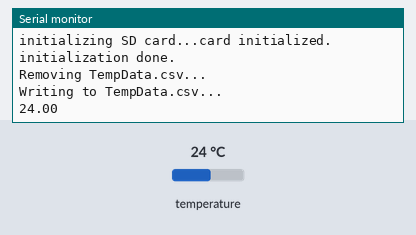
Recording of a sketch running on a simulated Arduino Uno, built with avr-gcc and run on an emulated ATmega328P. On the bench: the last lines printed to the serial monitor. Inputs (shaded band) come from the test bench; at power-on: temperature 24 °C. Storage starts empty.

Above: at 1.2 s.
1.3 s: temperature set to 12 °C
At 2.3 s:
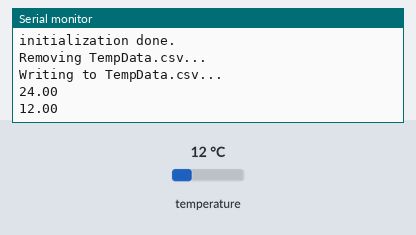
2.8 s: temperature set to 19 °C
At 3.8 s:
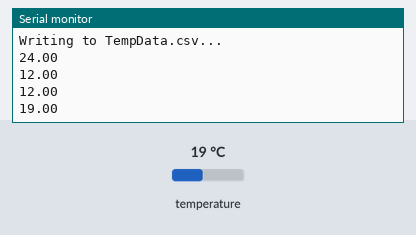
Timing chart, 0 to 5.8 s (numbered marks = the images above; inputs shaded):
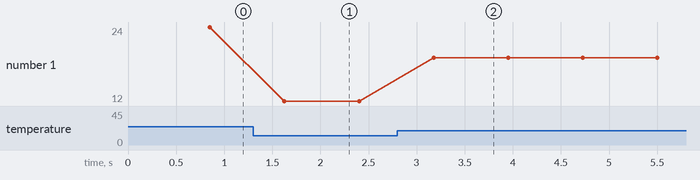

Measured:
- after the input at 1.3 s, the serial monitor: prints a new line after 0.33 s (image 1)
- after the input at 2.8 s, the serial monitor: prints a new line after 0.38 s (image 2)
- plotted number 1: 24 → 12 after the input at 1.3 s, 12 → 19 after the input at 2.8 s

The sketch:

YCCS_060519_SW_TempDataSDcardContinuous_1.ino
```cpp
/*
  TempDataSDRead_FixedTime

  Reads a continuous stream of temperature data in .csv format from a DS18B20 to an SD card.
  Data only stops reocrded when SD card is pulled form the SD card slot.

  The circuit:
    SD card attached to SPI bus as follows:
  ** MOSI - pin 11
  ** MISO - pin 12
  ** CLK - pin 13
  ** CS - pin 4
    Temp sensor connected as follows:
  ** VCC - 5V
  ** DQ (Data) - pin 2
  ** GND - GND
*/

// SD card libraries
#include <SPI.h>
#include <SD.h>

// Temperature Sensor libraries
#include <OneWire.h>
#include <DallasTemperature.h>

// Set up a file instance
File dataFile;

// Temp Sensor Data wire is plugged into pin 2 on the Arduino
#define ONE_WIRE_BUS 2

// Setup a oneWire instance to communicate with any OneWire devices
OneWire oneWire(ONE_WIRE_BUS);

// Pass the oneWire reference to Dallas Temperature
DallasTemperature sensors(&oneWire);

// initialize variables
float Temperature;
int i;


void setup() {
  // Open serial communications
  Serial.begin(9600);

  // Start the Temp Sensor libraries
  sensors.begin();


  //initializing the SD card
  Serial.print("initializing SD card...");
  Serial.println("card initialized.");
  if (!SD.begin(4))
  {
    Serial.println("initialization failed.");
    while (1);
  }
  Serial.println("initialization done.");

  //Removing previous TempData Files
  Serial.println("Removing TempData.csv...");
  SD.remove("TempData.csv");

  //Opening new TempData file
  dataFile = SD.open("TempData.csv", FILE_WRITE);

  // If the file is available write a title at the top of the file
  if (dataFile)
  {
    Serial.println("Writing to TempData.csv...");
    dataFile.println("Temperature Data:");
    dataFile.close();
  }
  else
  {
    Serial.println("error opening TempData.csv");
  }


}

void loop() {
  // Retrieve temperature information and put it into a string
  sensors.requestTemperatures();
  Temperature = sensors.getTempCByIndex(0);
  String dataString = "";
  dataString = String(Temperature);

  // open the file
  dataFile = SD.open("TempData.csv", FILE_WRITE);

  // if the file is available, write the Temperature data (datastring) to it
  if (dataFile)
  {
    dataFile.println(dataString);
    dataFile.close();
    Serial.println(dataString);
  }
  else
  {
    Serial.println("error opening TempData.csv");
  }

}
```
